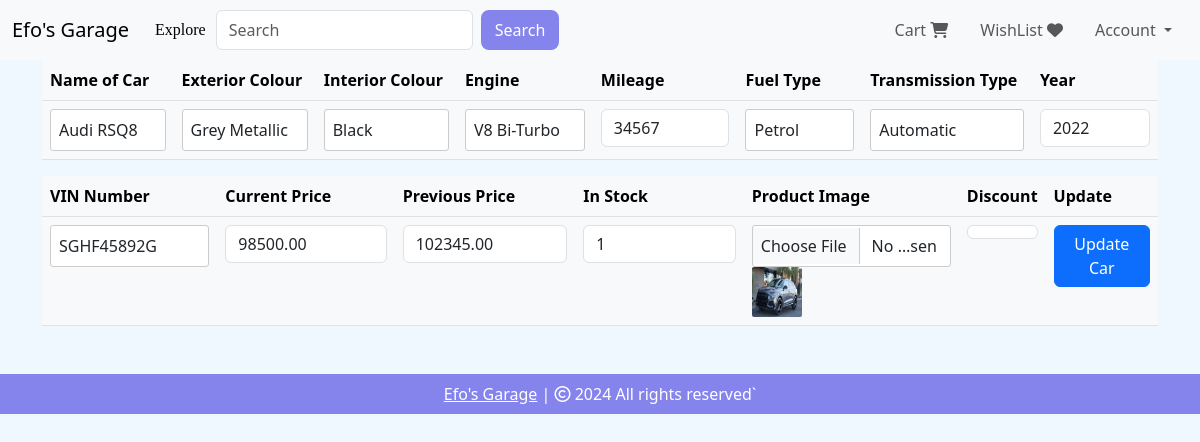
Page /edit-car/8 (signed in) on the committed database.
### website/models.py (models this page shows, shortened)
class Cars(db.Model):
    id = db.Column(db.Integer, primary_key=True)
    name = db.Column(db.String(150), nullable=False)
    year = db.Column(db.Integer, nullable=False)
    current_price = db.Column(db.Float, nullable=True)
    previous_price = db.Column(db.Float, nullable=True)
    in_stock = db.Column(db.Integer, default=True)
    product_image = db.Column(db.String(1500), nullable=True)
    discount_sale = db.Column(db.Boolean, default=True)
    date_created = db.Column(db.DateTime, default=datetime.now)
    exterior_color = db.Column(db.String(150), nullable=True)
    interior_color = db.Column(db.String(150), nullable=True)
    engine = db.Column(db.String(150), nullable=True)
    transmission = db.Column(db.String(150), nullable=True)
    fuel_type = db.Column(db.String(150), nullable=True)
    vin_number = db.Column(db.String(150), nullable=True)
    mileage = db.Column(db.Integer, nullable=True)
    cart_items = db.relationship('Cart', backref='car', lazy=True)  # cart_items = db.relationship('Cart', backref=db.backref('product', lazy=True))
    orders = db.relationship('Orders', backref='car', lazy=True)

### website/admin.py (the view, shortened to what this page needs)
@admin.route('/edit-car/<int:id>', methods=['GET', 'POST'])
@login_required
def edit_car(id):
    if current_user.id == 1:
        car = Cars.query.get(id)
        form = add_car_form(obj=car)  # Automatically populate the form with car data
        return render_template("edit_car.html", form=form, car=car)
    return render_template("404.html")

### website/forms.py
class add_car_form(FlaskForm):
    name = StringField('Name of Car', validators=[DataRequired()])
    exterior_color = StringField('Exterior Color', validators=[DataRequired()])
    interior_color = StringField('Interior Color', validators=[DataRequired()])
    engine = StringField('Engine', validators=[DataRequired()])
    transmission = StringField('Transmission Type', validators=[DataRequired()])
    fuel_type = StringField('Fuel Type', validators=[DataRequired()])
    vin_number = StringField('VIN Number', validators=[DataRequired()])
    mileage = IntegerField('Mileage', validators=[DataRequired()])
    year = IntegerField('Year', validators=[DataRequired()])
    current_price = DecimalField('Current Price', validators=[DataRequired()])
    previous_price = DecimalField('Previous Price', validators=[DataRequired()])
    in_stock = IntegerField('In Stock')
    product_image = FileField('Product Picture', validators=[DataRequired(), FileAllowed(['jpg', 'png', 'jpeg'], 'Images only!')])
    discount_sale = BooleanField('Discount Sale')
    submit = SubmitField('Add Car')

### website/__init__.py (called while the page is built)
def create_app():
    app = Flask(__name__)
    app.config['SECRET_KEY'] = 'secret'
    app.config['SQLALCHEMY_DATABASE_URI'] = f'sqlite:///{DB_NAME}'
    db.init_app(app)
    @app.errorhandler(404)
    def page_not_found(error):
        return render_template('404.html')
    login_manager = LoginManager()
    login_manager.init_app(app)
    login_manager.login_view = 'auth.login'
    @login_manager.user_loader
    def load_user(id):
        return User.query.get(int(id))
    from .views import views
    from .auth import auth
    from .admin import admin
    from .models import User, Cart, Cars, Orders
    app.register_blueprint(views, url_prefix='/')
    app.register_blueprint(auth, url_prefix='/')
    app.register_blueprint(admin, url_prefix='/')
    return app

### website/templates/edit_car.html (shortened to what this page needs)
{% extends 'base.html' %}
{% block content %}
<form action="" method="POST" enctype="multipart/form-data">
	<table class="table table-light table-hover">
		<thead>
			<tr>
				<th scope="col">Name of Car</th>
				<th scope="col">Exterior Colour</th>
				<th scope="col">Interior Colour</th>
				<th scope="col">Engine</th>
				<th scope="col">Mileage</th>
				<th scope="col">Fuel Type</th>
				<th scope="col">Transmission Type</th>
				<th scope="col">Year</th>
			</tr>
		</thead>
		<tbody>
			<tr>
				<td class="form-group">{{ form.name(class_="form-control") }}</td>
				<td class="form-group">{{ form.exterior_color(class_="form-control") }}</td>
				<td class="form-group">{{ form.interior_color(class_="form-control") }}</td>
				<td class="form-group">{{ form.engine(class_="form-control") }}</td>
				<td class="form-group">{{ form.mileage(class_="form-control") }}</td>
				<td class="form-group">{{ form.fuel_type(class_="form-control") }}</td>
				<td class="form-group">{{ form.transmission(class_="form-control") }}</td>
				<td class="form-group">{{ form.year(class_="form-control") }}</td>
			</tr>
		</tbody>
	</table>
	<table class="table table-light table-hover">
		<thead>
			<tr>
				<th scope="col">VIN Number</th>
				<th scope="col">Current Price</th>
				<th scope="col">Previous Price</th>
				<th scope="col">In Stock</th>
				<th scope="col">Product Image</th>
				<th scope="col">Discount</th>
				<th scope="col">Update</th>
			</tr>
		</thead>
		<tbody>
			<tr>
				<td class="form-group">{{ form.vin_number(class_="form-control") }}</td>
				<td class="form-group">{{ form.current_price(class_="form-control") }}</td>
				<td class="form-group">{{ form.previous_price(class_="form-control") }}</td>
				<td class="form-group">{{ form.in_stock(class_="form-control") }}</td>
				<td class="form-group">
					{{ form.product_image(class_="form-control") }}
					{% if car.product_image %}
					  <img src="{{ car.product_image }}" alt="Car Image" style="height: 50px; width: 50px; border-radius: 2px;">
					{% endif %}
				</td>
				<td>{{ form.discount_sale(class_="form-control") }}</td>
				<td>
					<button type="submit" class="btn btn-primary">Update Car</button>
				</td>
			</tr>
		</tbody>
	</table>
</form>
{% endblock %}

### website/static/css/style.css (style rules this page uses)
.form-group { margin-bottom: 15px; }
input[type="text"], input[type="email"], input[type="password"] { width: 100%; padding: 8px; border: 1px solid #ccc; border-radius: 3px; }
input[type="file"] { padding: 8px; border: 1px solid #ccc; border-radius: 3px; }
button { padding: 10px 20px; background-color: #007bff; color: #fff; border: none; border-radius: 3px; cursor: pointer; }

### rows in the picture
Cars: name "Audi RSQ8", exterior_color "Grey Metallic", interior_color "Black", engine "V8 Bi-Turbo", mileage "34567", fuel_type "Petrol", transmission "Automatic", year "2022", vin_number "SGHF45892G", current_price "98500.00", previous_price "102345.00", in_stock "1", product_image (picture), discount_sale "☑"
